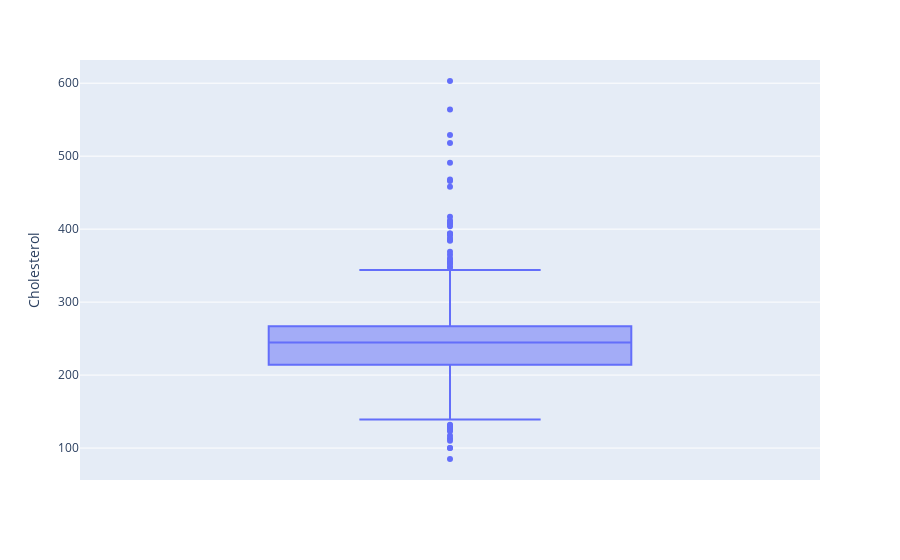

Notebook code cell kept with this figure:
### Code cell
px.box(df_heart2, y = 'Cholesterol')

### Figure 1 — Plotly figure (JSON) as saved in the notebook; plotly's stock layout.template omitted (floating-point values rounded to 4 significant figures; data arrays with more than 128 entries replaced by an {"elided": "..."} marker saying what was removed)
{"data": [{"alignmentgroup": "True", "hovertemplate": "Cholesterol=%{y}<extra></extra>", "legendgroup": "", "marker": {"color": "#636efa"}, "name": "", "notched": false, "offsetgroup": "", "orientation": "v", "showlegend": false, "type": "box", "x0": " ", "xaxis": "x", "y": {"elided": "917 float values"}, "y0": " ", "yaxis": "y"}], "layout": {"autosize": true, "boxmode": "group", "legend": {"tracegroupgap": 0}, "margin": {"t": 60}, "xaxis": {"anchor": "y", "autorange": true, "domain": [0, 1], "range": [-0.5, 0.5], "type": "category"}, "yaxis": {"anchor": "x", "autorange": true, "domain": [0, 1], "range": [56.22, 631.8], "title": {"text": "Cholesterol"}, "type": "linear"}}}
